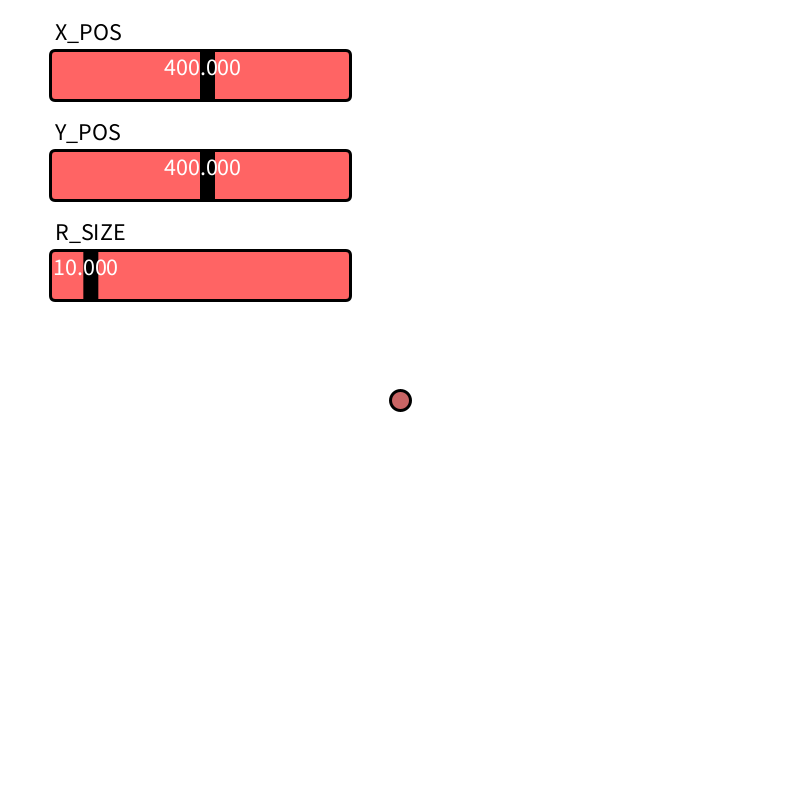
Frame 1 (no input)
Frame 60 (the mouse pressed at the canvas centre just before this capture): identical to frame 1, image omitted
Frame 120 (the mouse held since frame 60 and released just before this capture): identical to frame 1, image omitted

The Processing sketch that drew this single still picture (run headless with seeded random() and noise(); from frame 60 on, the mouse is pressed at the canvas centre):

// Processing sketch: slider_001
// ── slider_001.pde

// Variables de classe Slider
Slider sX, sY, sR;

void setup() {
  size(800, 800);
  smooth(10);

  // Sliders
  sX = new Slider("X_POS", 50, 50, 300, 50, 0, width, width/2);
  sY = new Slider("Y_POS", 50, 150, 300, 50, 0, height, height/2);
  sR = new Slider("R_SIZE", 50, 250, 300, 50, 5, 50, 10);
}

void draw() {
  background(255);

  // Dibuixa els sliders
  sX.display();
  sY.display();
  sR.display();

  // Actualitza posició i mida del cercle
  updateCercle();
}

void updateCercle() {

  // Agafam el valor dels Sliders
  float x = sX.getValue();
  float y = sY.getValue();
  float r = sR.getValue();

  // Dibuixam el cercle
  fill(200, 100, 100); 
  strokeWeight(3);
  ellipse(x, y, 2*r, 2*r);
}

void mousePressed() {
  // Comprova si pitjam sobre els Sliders
  sX.checkSlider();
  sY.checkSlider();
  sR.checkSlider();
}

void mouseDragged() {
  // Comprova si arrossegam els Sliders
  sX.checkSlider();
  sY.checkSlider();
  sR.checkSlider();
}

// ── Slider.pde
class Slider {

  String s;
  float x, y, w, h;
  float minV, maxV, v;
  
  color c;

  Slider (String s, float x, float y, float w, float h, float minV, float maxV, float val) {
    this.s = s;
    this.x = x; this.y = y;
    this.w = w; this.h = h;
    this.v = val; this.minV = minV; this.maxV = maxV;
    
    this.c = color(255, 100, 100);
  }
  
  float getValue(){
    return this.v;
  }
  
  void setColor(color c){
    this.c = c;
  }

  void display() {
    pushStyle();
      fill(c); strokeWeight(3);
      rect(x, y, w, h, 5);
      noStroke(); fill(0);
      rect(x + map(v, minV, maxV, 0, w), y, 15, h);
      fill(255); textAlign(CENTER); textSize(24);
      text(v, x + map(v, minV, maxV, 0, w), y +h/2);
      fill(0); textAlign(LEFT);
      text(s, x + 5, y -10);
    popStyle();
  }

  boolean mouseOnSlider() {
    return ((mouseX>x) && (mouseX<x+w) && 
            (mouseY>=y)&& (mouseY<=y+h));
  }

  void updateSlider() {
    v = map(mouseX, x, x+w, minV, maxV);
    v = constrain(v, minV,maxV);
  }
  
  void checkSlider(){
    if(mouseOnSlider()){
      updateSlider();
    }
  }

}
